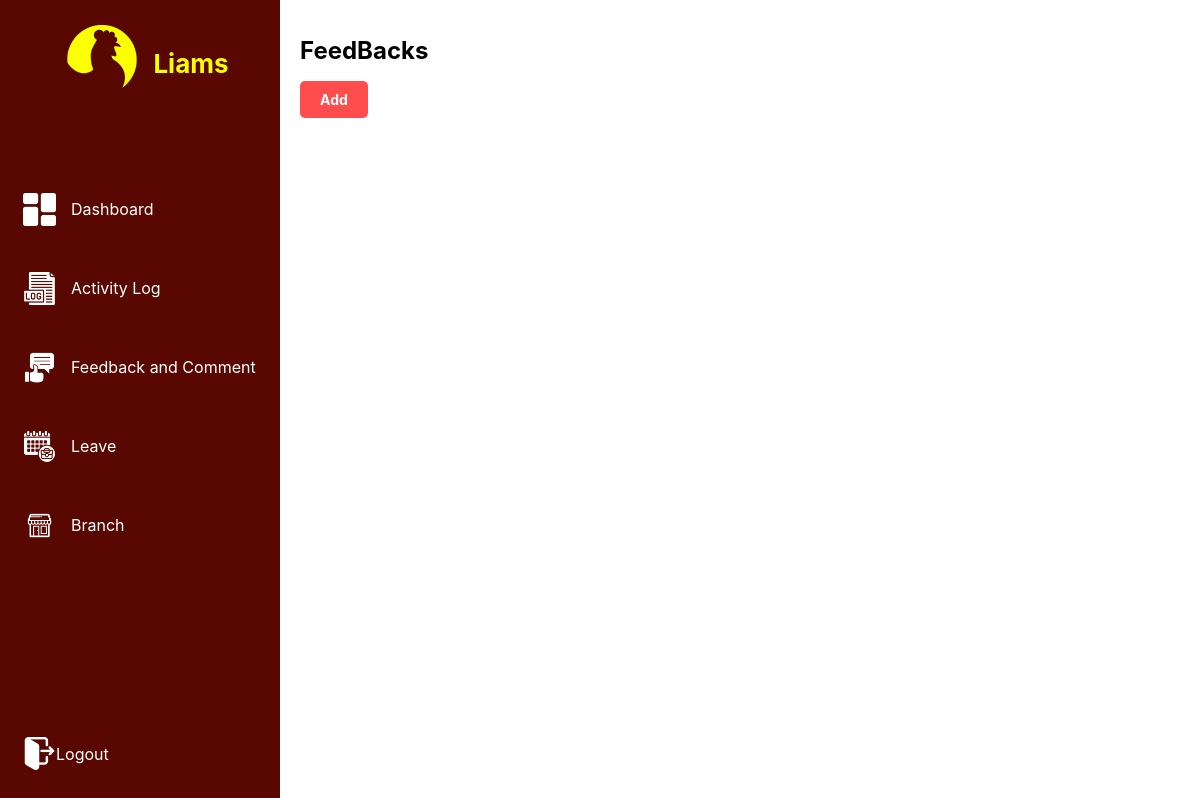
The app's page /feedback/, older data.
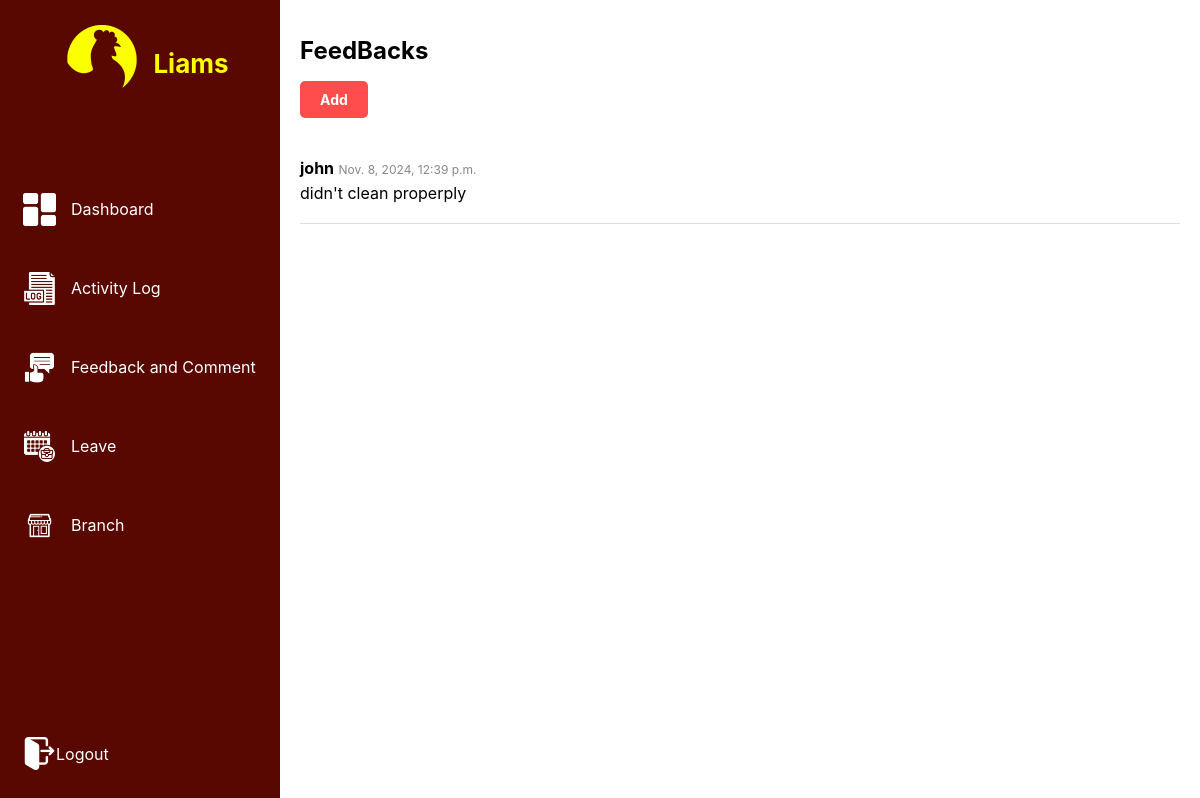
The same page, newer data.
### feedcomments/models.py (models this page shows, shortened)
class Feedback(models.Model):
    user = models.CharField(max_length=100)
    comment = models.TextField()
    timestamp = models.DateTimeField(default=timezone.now)

### feedcomments/views.py (the view)
# urls.py: path('', views.feedback_list, name='feedback_list'),
def feedback_list(request):
    feedbacks = Feedback.objects.all().order_by('-timestamp')
    return render(request, 'feedback_list.html', {'feedbacks': feedbacks})

### feedcomments/templates/feedback_list.html (shortened to what this page needs)
<!DOCTYPE html>
<html lang="en">
<head>
    {% load static %}
    <link rel="stylesheet" href="{% static 'css/style.css' %}">
</head>
<body>
    {% load static %}
    <div class="container">
        <aside class="sidebar">
            <div class="brand">
                <img src="{% static 'images/liams_logo.png' %}" alt="Brand Logo">
                <h1>Liams</h1>
            </div>
            <nav class="menu">
                <a href="{% url 'dashboard' %}" class="menu-item">
                    <img src="{% static 'images/dashboard.png' %}" alt="Dashboard Icon">
                    Dashboard
                </a>
                <a href="{% url 'activity_list' %}" class="menu-item">
                    <img src="{% static 'images/activity_log.png' %}" alt="Activity Icon">
                    Activity Log
                </a>
                <a href="{% url 'feedback_list' %}" class="menu-item">
                    <img src="{% static 'images/feedback_comment.png' %}" alt="Feedback Icon">
                    Feedback and Comment
                </a>
                <a href="{% url 'leave_list' %}" class="menu-item">
                    <img src="{% static 'images/leave.png' %}" alt="Leave Icon">
                    Leave
                </a>
                <a href="{% url 'branch_list' %}" class="menu-item">
                    <img src="{% static 'images/branch.png' %}" alt="Branch Icon">
                    Branch
                </a>
            </nav>
            <a href="{% url 'logout' %}" class="logout-btn-sidebar">
                <img src="{% static 'images/logout.png' %}" alt="Logout Icon">
                Logout
            </a>
        </aside>
        <div class="main-content">
            <h1>FeedBacks</h1>
            <a href="{% url 'add_feedback' %}" class="add-button">Add</a>
            <div class="feedback-log">
                {% for feedback in feedbacks %}
                    <div class="feedback-item">
                        <p><strong>{{ feedback.user }}</strong> <span class="timestamp">{{ feedback.timestamp }}</span></p>
                        <p>{{ feedback.comment }}</p>
                    </div>
                {% endfor %}
            </div>
        </div>
    </div>
</body>
</html>

### activity_logs/static/css/style.css (style rules this page uses)
body { margin: 0; font-family: 'Inter', sans-serif; background: #FFFFFF; display: flex; height: 100vh; }
.container { display: flex; flex: 1; }
.brand { display: flex; align-items: center; justify-content: center; margin-bottom: 10px; }
.brand h1 { color: #FBFF00; font-size: 26px; }
.sidebar { width: 280px; height: 100vh; background: #580801; padding: 20px 0; position: fixed; display: flex; flex-direction: column; }
.menu { display: flex; flex-direction: column; justify-content: center; flex-grow: .6; }
.menu-item { color: white; font-size: 16px; font-weight: 400; padding: 23px; text-align: center; display: flex; align-items: center; cursor: pointer; text-decoration: none; }
.menu-item img { margin-right: 15px; width: 33px; height: 33px; }
.logout-btn-sidebar { color: white; font-size: 16px; font-weight: 400; padding: 50px 23px; text-align: center; display: flex; align-items: center; cursor: pointer; text-decoration: none; margin-top: auto; }
.main-content { margin-left: 280px; flex: 1; overflow-y: auto; padding: 20px; }
.main-content h1 { font-size: 24px; }
.add-button { display: inline-block; background-color: #ff4d4d; color: white; padding: 10px 20px; text-decoration: none; border-radius: 5px; font-weight: bold; }
.feedback-log { margin-top: 20px; }
.feedback-item { border-bottom: 1px solid #ddd; padding: 15px 0; }
.feedback-item p { margin: 5px 0; }
.timestamp { color: #888; font-size: 12px; }
.add-button, .cancel-button { text-decoration: none; background-color: #ff4d4d; color: white; padding: 10px 20px; border-radius: 5px; font-size: 14px; text-align: center; border: none; cursor: pointer; }

Row changes from the older to the newer data that the page shows:
added Feedback: user "john", timestamp "Nov. 8, 2024, 12:39 p.m.", comment "didn't clean properply"
